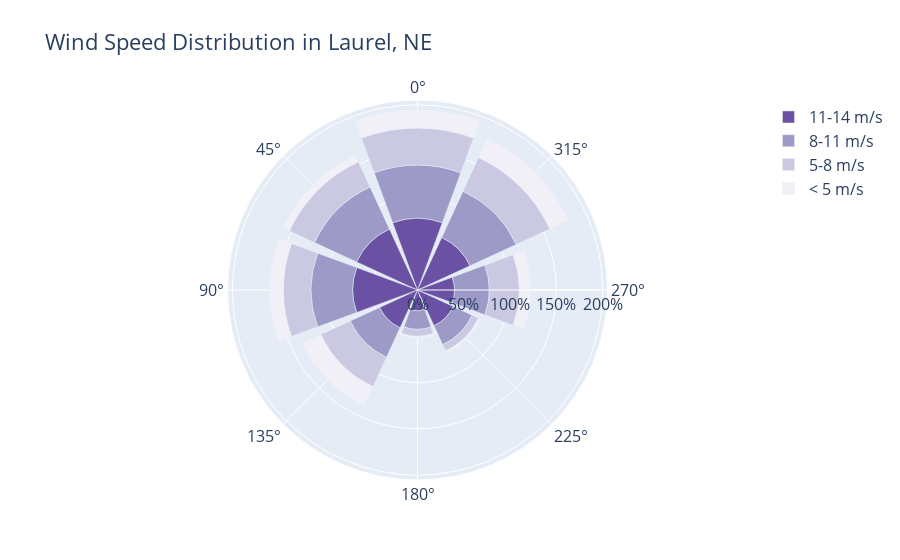

Notebook code cell kept with this figure:
### Code cell
import plotly.graph_objects as go

fig = go.Figure()

fig.add_trace(go.Barpolar(
    r=[77.5, 72.5, 70.0, 45.0, 22.5, 42.5, 40.0, 62.5],
    name='11-14 m/s',
    marker_color='rgb(106,81,163)'
))
fig.add_trace(go.Barpolar(
    r=[57.5, 50.0, 45.0, 35.0, 20.0, 22.5, 37.5, 55.0],
    name='8-11 m/s',
    marker_color='rgb(158,154,200)'
))
fig.add_trace(go.Barpolar(
    r=[40.0, 30.0, 30.0, 35.0, 7.5, 7.5, 32.5, 40.0],
    name='5-8 m/s',
    marker_color='rgb(203,201,226)'
))
fig.add_trace(go.Barpolar(
    r=[20.0, 7.5, 15.0, 22.5, 2.5, 2.5, 12.5, 22.5],
    name='< 5 m/s',
    marker_color='rgb(242,240,247)'
))

fig.update_traces(text=['North', 'N-E', 'East', 'S-E', 'South', 'S-W', 'West', 'N-W'])
fig.update_layout(
    title='Wind Speed Distribution in Laurel, NE',
    font_size=16,
    legend_font_size=16,
    polar_radialaxis_ticksuffix='%',
    polar_angularaxis_rotation=90,

)
fig.show()

### Figure 1 — Plotly figure (JSON) as saved in the notebook; plotly's stock layout.template omitted (floating-point values rounded to 4 significant figures)
{"data": [{"marker": {"color": "rgb(106,81,163)"}, "name": "11-14 m/s", "r": [77.5, 72.5, 70, 45, 22.5, 42.5, 40, 62.5], "text": ["North", "N-E", "East", "S-E", "South", "S-W", "West", "N-W"], "type": "barpolar"}, {"marker": {"color": "rgb(158,154,200)"}, "name": "8-11 m/s", "r": [57.5, 50, 45, 35, 20, 22.5, 37.5, 55], "text": ["North", "N-E", "East", "S-E", "South", "S-W", "West", "N-W"], "type": "barpolar"}, {"marker": {"color": "rgb(203,201,226)"}, "name": "5-8 m/s", "r": [40, 30, 30, 35, 7.5, 7.5, 32.5, 40], "text": ["North", "N-E", "East", "S-E", "South", "S-W", "West", "N-W"], "type": "barpolar"}, {"marker": {"color": "rgb(242,240,247)"}, "name": "< 5 m/s", "r": [20, 7.5, 15, 22.5, 2.5, 2.5, 12.5, 22.5], "text": ["North", "N-E", "East", "S-E", "South", "S-W", "West", "N-W"], "type": "barpolar"}], "layout": {"autosize": true, "font": {"size": 16}, "legend": {"font": {"size": 16}}, "polar": {"angularaxis": {"rotation": 90}, "radialaxis": {"autorange": true, "range": [0, 205.3], "ticksuffix": "%", "type": "linear"}}, "title": {"text": "Wind Speed Distribution in Laurel, NE"}}}
